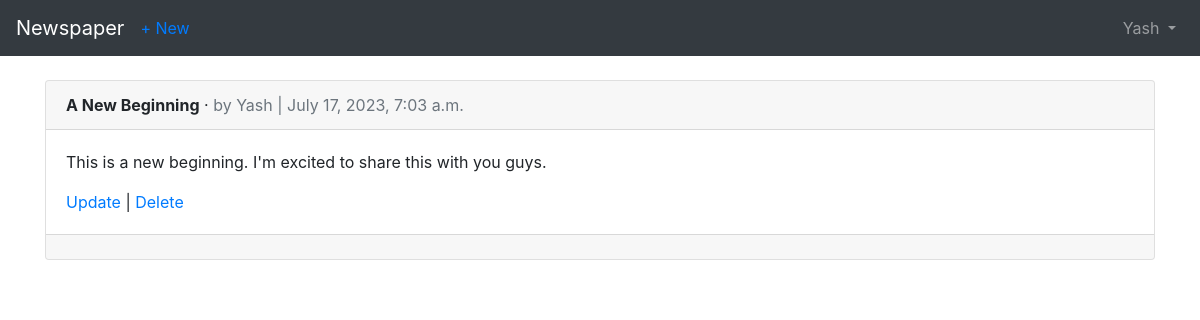
/articles/ (signed in), run on an earlier commit of the app's database.
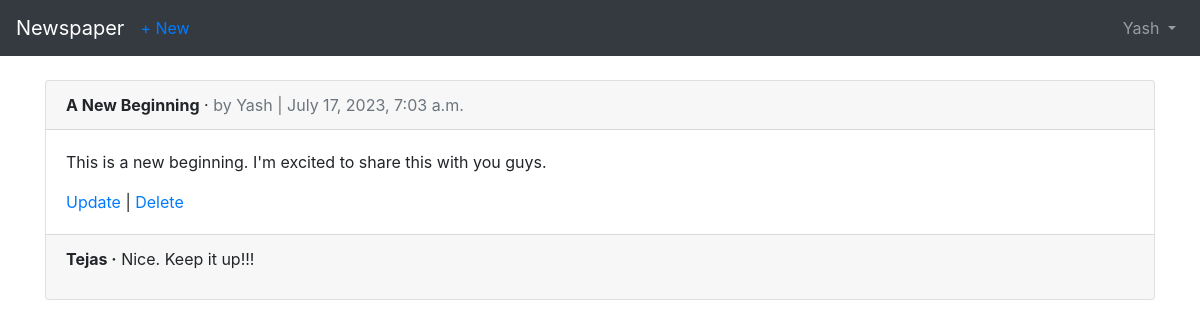
And on a later commit of the database.
### articles/models.py (models this page shows, shortened)
class Article(models.Model):
    title = models.CharField(max_length=100)
    body = models.TextField()
    date = models.DateTimeField(auto_now_add=True)
    author = models.ForeignKey(
        get_user_model(),
        on_delete=models.CASCADE
    )

class Comment(models.Model):
    article = models.ForeignKey(
        Article,
        on_delete=models.CASCADE,
        related_name='comments',
    )
    comment = models.CharField(max_length=150)
    author = models.ForeignKey(
        get_user_model(),
        on_delete=models.CASCADE
    )
    def __str__(self):
        return self.comment

### users/models.py (models this page shows)
class CustomUser(AbstractUser):
    age = models.PositiveIntegerField(null=True, blank=True)

### articles/views.py (the view)
# urls.py: path('', ArticleListView.as_view(), name='article_list'),
class ArticleListView(LoginRequiredMixin, ListView):
    model = Article
    template_name = 'article_list.html'
    login_url = 'login'

### templates/article_list.html (shortened to what this page needs)
{% extends 'base.html' %}
{% block content %}
{% for article in object_list %}
<div class="card">
    <div class="card-header">
        <span class="font-weight-bold">{{ article.title }}</span> &middot;
        <span class="text-muted">by {{ article.author }} |
 {{ article.date }}</span>
    </div>
    <div class="card-body">
       <p>{{ article.body }}</p>
        <a href="{% url 'article_update' article.pk%}">Update</a> | <a href="{% url 'article_delete' article.pk%}">Delete</a>
    </div>
    <div class="card-footer">
        {%for comment in article.comments.all%}
        <p>
            <span class="font-weight-bold">{{comment.author}} &middot;</span>
            {{comment}}
        </p>
        {%endfor%}
    </div>
</div>
<br/>
{% endfor %}
{% endblock content %}

What changed in the data, as far as the page shows it:
added Comment: author "Tejas", comment "Nice. Keep it up!!!"
